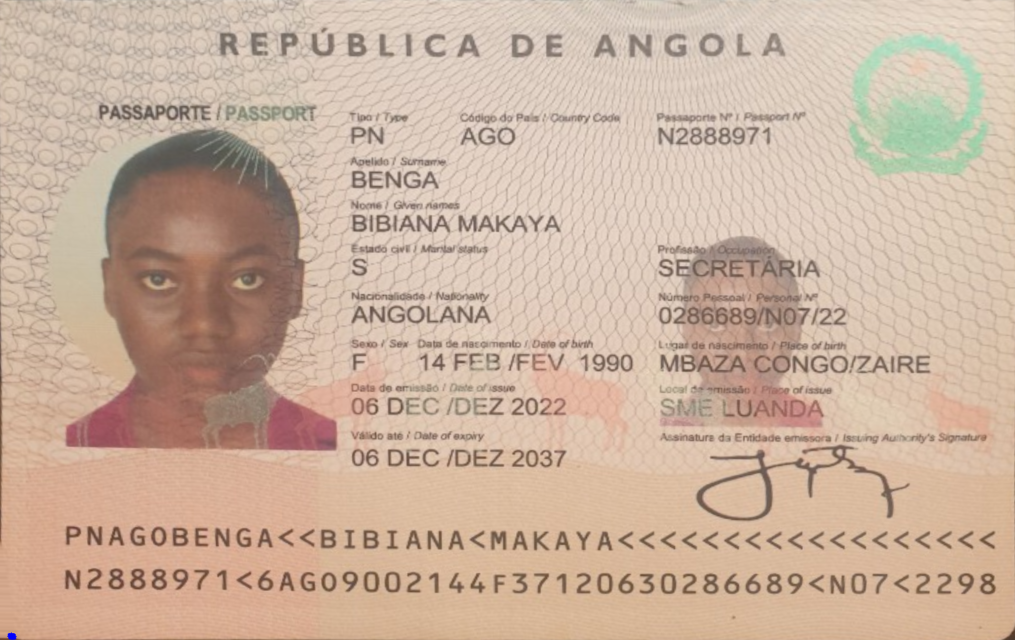
#> input picture dewarp/page_dewarp/9c3a4191d0c454302129716f5a2aca890951caa31f7aff4783e349952df3a9a9_debug_0.3_deskewed_debug_0.0_original.png, 1015 x 640 px
$ python page_dewarp.py 9c3a4191d0c454302129716f5a2aca890951caa31f7aff4783e349952df3a9a9_debug_0.3_deskewed_debug_0.0_original.png   (older library calls are emulated)
#> lines starting #> are read from the running program, lines starting #| are printed output that depends on the picture; after the words box and inside, x2 and y2 are one past the last pixel; in counts of white or black regions, pixels touching at a corner belong together
#!/usr/bin/env python
######################################################################
# page_dewarp.py - Proof-of-concept of page-dewarping based on a
# "cubic sheet" model. Requires OpenCV (version 3 or greater),
# PIL/Pillow, and scipy.optimize.
######################################################################
# Author:  Matt Zucker
# Date:    July 2016
# License: MIT License (see LICENSE.txt)
# Author2:  Martine Lapere
# aanpassingen en uitbreidingen Martine Lapere
######################################################################

import os
import sys
import datetime
import cv2
from PIL import Image
import numpy as np
import scipy.optimize
from itertools import combinations

# for some reason pylint complains about cv2 members being undefined :(
# pylint: disable=E1101

#PAGE_MARGIN_X = 50       # reduced px to ignore near L/R edge
PAGE_MARGIN_X = 25       # reduced px to ignore near L/R edge
PAGE_MARGIN_Y = 25       # reduced px to ignore near T/B edge

OUTPUT_ZOOM = 1.0        # how much to zoom output relative to *original* image
OUTPUT_DPI = 300         # just affects stated DPI of PNG, not appearance
REMAP_DECIMATE = 16      # downscaling factor for remapping image

ADAPTIVE_WINSZ = 55      # window size for adaptive threshold in reduced px

'''TEXT_MIN_WIDTH = 15      # min reduced px width of detected text contour
#TEXT_MIN_HEIGHT = 2      # min reduced px height of detected text contour
TEXT_MIN_HEIGHT = 15      # min reduced px height of detected text contour
#TEXT_MIN_ASPECT = 1.5    # filter out text contours below this w/h ratio
TEXT_MIN_ASPECT = 1    # filter out text contours below this w/h ratio
#TEXT_MAX_THICKNESS = 10  # max reduced px thickness of detected text contour
TEXT_MAX_THICKNESS = 100  # max reduced px thickness of detected text contour'''

TEXT_MIN_WIDTH = 30      # min reduced px width of detected text contour
#TEXT_MIN_HEIGHT = 2      # min reduced px height of detected text contour
TEXT_MIN_HEIGHT = 30      # min reduced px height of detected text contour
#TEXT_MIN_ASPECT = 1.5    # filter out text contours below this w/h ratio
TEXT_MIN_ASPECT = 1    # filter out text contours below this w/h ratio
#TEXT_MAX_THICKNESS = 10  # max reduced px thickness of detected text contour
TEXT_MAX_THICKNESS = 200  # max reduced px thickness of detected text contour


EDGE_MAX_OVERLAP = 1.0   # max reduced px horiz. overlap of contours in span
#EDGE_MAX_OVERLAP = 0.6   # max reduced px horiz. overlap of contours in span
#EDGE_MAX_LENGTH = 35.0  # max reduced px length of edge connecting contours
EDGE_MAX_LENGTH = 45.0  # max reduced px length of edge connecting contours
#EDGE_ANGLE_COST = 15.0   # cost of angles in edges (tradeoff vs. length)
EDGE_ANGLE_COST = 25.0   # cost of angles in edges (tradeoff vs. length)
#EDGE_MAX_ANGLE = 7.5     # maximum change in angle allowed between contours
EDGE_MAX_ANGLE = 5     # maximum change in angle allowed between contours in span

RVEC_IDX = slice(0, 3)   # index of rvec in params vector
TVEC_IDX = slice(3, 6)   # index of tvec in params vector
CUBIC_IDX = slice(6, 8)  # index of cubic slopes in params vector

SPAN_MIN_WIDTH = 15      # minimum reduced px width for span
SPAN_MIN_ELEMENT_WIDTH = 10      # minimum reduced px width for span
SPAN_PX_PER_STEP = 20    # reduced px spacing for sampling along spans

FOCAL_LENGTH = 1.2       # normalized focal length of camera

DEBUG_LEVEL = 2          # 0=none, 1=some, 2=lots, 3=all
DEBUG_OUTPUT = 'both'    # file, screen, both

WINDOW_NAME = 'Dewarp'   # Window name for visualization

# nice color palette for visualizing contours, etc.
CCOLORS = [
    (255, 0, 0),
    (255, 63, 0),
    (255, 127, 0),
    (255, 191, 0),
    (255, 255, 0),
    (191, 255, 0),
    (127, 255, 0),
    (63, 255, 0),
    (0, 255, 0),
    (0, 255, 63),
    (0, 255, 127),
    (0, 255, 191),
    (0, 255, 255),
    (0, 191, 255),
    (0, 127, 255),
    (0, 63, 255),
    (0, 0, 255),
    (63, 0, 255),
    (127, 0, 255),
    (191, 0, 255),
    (255, 0, 255),
    (255, 0, 191),
    (255, 0, 127),
    (255, 0, 63),
]

# default intrinsic parameter matrix
K = np.array([
    [FOCAL_LENGTH, 0, 0],
    [0, FOCAL_LENGTH, 0],
    [0, 0, 1]], dtype=np.float32)


def debug_show(name, step, text, display):

    if DEBUG_OUTPUT != 'screen':
        filetext = text.replace(' ', '_')
        outfile = name + '_debug_' + str(step) + '_' + filetext + '.png'
        cv2.imwrite(outfile, display)

    if DEBUG_OUTPUT != 'file':

        image = display.copy()
        height = image.shape[0]

        cv2.putText(image, text, (16, height-16),
                    cv2.FONT_HERSHEY_SIMPLEX, 1.0,
                    (0, 0, 0), 3, cv2.LINE_AA)

        cv2.putText(image, text, (16, height-16),
                    cv2.FONT_HERSHEY_SIMPLEX, 1.0,
                    (255, 255, 255), 1, cv2.LINE_AA)

        cv2.imshow(WINDOW_NAME, image)

        while cv2.waitKey(5) < 0:
            pass


# [26 lines left out: functions round_nearest_multiple, pix2norm, norm2pix, not called in this run]


def fltp(point):
    return tuple(point.astype(int).flatten())


# [89 lines left out: functions draw_correspondences, get_default_params, project_xy, project_keypoints, not called in this run]


def resize_to_screen(src, maxw=1280, maxh=700, copy=False):
## bug lapere

    height,width = src.shape[:2]

    scl_x = float(width)/maxw
    scl_y = float(height)/maxh
    #print(scl_x,scl_y, maxw, maxh)

    #scl = (np.ceil(max(scl_x, scl_y)))
    scl = (max(scl_x, scl_y))
    scl = 1
    #print(height, width, 'scaling to', scl)

    if scl > 1.0:
        inv_scl = 1.0/scl
        outw=int(width*inv_scl)
        outh=int(height*inv_scl)
        print('resized width en height',outw,outh)
        img = cv2.resize(src,(outw, outh),  cv2.INTER_AREA)
    elif copy:
        img = src.copy()
    else:
        #img = src
        img=cv2.resize(src, (0, 0), None, scl, scl, cv2.INTER_LINEAR)

    print('resized img shape,', img.shape)

    return img, scl


def box(width, height):
    return np.ones((height, width), dtype=np.uint8)


def get_page_extents(small):

    height,width,  = small.shape[:2]
    print('get_extents shape width height', width , height)

    xmin = PAGE_MARGIN_X
    ymin = PAGE_MARGIN_Y
    xmax = width-PAGE_MARGIN_X
    ymax = height-PAGE_MARGIN_Y

    page = np.zeros((height, width), dtype=np.uint8)
    cv2.rectangle(page, (xmin, ymin), (xmax, ymax), (255, 255, 255), -1)

    outline = np.array([
        [xmin, ymin],
        [xmin, ymax],
        [xmax, ymax],
        [xmax, ymin]])
    if(DEBUG_LEVEL > 3):
        print('outline page borders', outline)
        #cv2.imshow('outline page get extends', page)
        #cv2.waitKey(0)

    return page, outline


# [60 lines left out: function get_mask, not called in this run]


def interval_measure_overlap(int_a, int_b):
    return min(int_a[1], int_b[1]) - max(int_a[0], int_b[0])


# [34 lines left out: functions angle_dist, blob_mean_and_tangent, not called in this run]


class ContourInfo(object):

    # [34 lines left out: function __init__, not called in this run]

    def proj_x(self, point):
        return np.dot(self.tangent, point.flatten()-self.center)

    # [4 lines left out: function local_overlap, not called in this run]

    def get_contour(self):
        return self.contour

    def get_rect(self):
        return self.rect


# [47 lines left out: functions generate_candidate_edge, make_tight_mask, not called in this run]


def get_contours(name, small, pagemask, masktype, DEBUG_LEVEL=3):

    TEXT_MIN_WIDTH = 30      # min reduced px width of detected text contour
    #TEXT_MIN_HEIGHT = 2      # min reduced px height of detected text contour
    TEXT_MIN_HEIGHT = 30      # min reduced px height of detected text contour
    #TEXT_MIN_ASPECT = 1.5    # filter out text contours below this w/h ratio
    TEXT_MIN_ASPECT = 1    # filter out text contours below this w/h ratio
    #TEXT_MAX_THICKNESS = 10  # max reduced px thickness of detected text contour
    TEXT_MAX_THICKNESS = small.shape[0]/5 # max reduced px thickness of detected text contour

    print('TEXT_MAX_THICKNESS', TEXT_MAX_THICKNESS)


    pagem, page_outline = get_page_extents(small)
    print('pagem and pagemask and small in dewarp', pagem.shape,pagemask.shape, small.shape)
    #mask = get_mask(name, small, pagemask, masktype, DEBUG_LEVEL=4)
    #mask=np.minimum(pagem,pagemask)
    mask=pagemask
    #mask=pagem
    # some remaining small x artifacts
    DEBUG_LEVEL=2
    if (DEBUG_LEVEL>3):
        cv2.imshow('mask for contours in page_dewarp', mask)
        cv2.waitKey(0)


    #_, contours, _ = cv2.findContours(mask, cv2.RETR_EXTERNAL,cv2.CHAIN_APPROX_NONE)
    #contours,hierachy=cv2.findContours(thresh,cv2.RETR_TREE,cv2.CHAIN_APPROX_SIMPLE)
    contours,hierachy = cv2.findContours(mask, cv2.RETR_EXTERNAL,cv2.CHAIN_APPROX_NONE)

    contours_out = []
    #print(contours)

    for contour in contours:


        rect = cv2.boundingRect(contour)

        xmin, ymin, width, height = rect
        '''ymin= np.maximum(0,ymin-3)
        height+=3
        xmin-=4
        width+=4'''
        rect=(xmin, ymin, width, height)
        #print('rect from contour', rect)

        ## patch


        if (width < TEXT_MIN_WIDTH or
                height < TEXT_MIN_HEIGHT or
                width < TEXT_MIN_ASPECT*height or
                height > TEXT_MAX_THICKNESS):
            continue
        #print('contour rect', rect)

        ## ymin seems too big
        start_point=(xmin,ymin)
        end_point=(xmin+width,ymin+height)
        color = (255, 0, 0)
        thickness=2

        ############

        #cnt = contours[4]
        #cv2.drawContours(mask, [contour], 0, (0,255,0), 3)
        #cv2.drawContours(small, [contour], 0, (0,255,255), 1)

        tight_mask = make_tight_mask(contour, xmin, ymin, width, height)#????


        if tight_mask.sum(axis=0).max() > TEXT_MAX_THICKNESS:
            continue
        #cv2.rectangle(small, start_point, end_point, color, thickness)
        contours_out.append(ContourInfo(contour, rect, tight_mask))


    if DEBUG_LEVEL >= 3:
        visualize_contours(name, small, contours_out)
    #cv2.imshow('contour detection', small)
    #cv2.waitKey(0)

    return contours_out


def assemble_spans(name, small, pagemask, cinfo_list, DEBUG_LEVEL=3):

    # sort list volgens de y waarde
    cinfo_list = sorted(cinfo_list, key=lambda cinfo: cinfo.rect[1])

    # generate all candidate edges
    candidate_edges = []

    for i, cinfo_i in enumerate(cinfo_list):
        #print('span for rect ', i, cinfo_i.rect)
        #Voor alle voorgaande (kleinere y)
        for j in range(i):
            # note e is of the form (score, left_cinfo, right_cinfo)
            edge = generate_candidate_edge(cinfo_i, cinfo_list[j])
            if edge is not None:
                candidate_edges.append(edge)
                if(DEBUG_LEVEL>3):
                    print('edge added',j, edge[1].get_rect(),  edge[2].get_rect())

    # sort candidate edges by score (lower is better)
    candidate_edges.sort()

    # for each candidate edge
    for _, cinfo_a, cinfo_b in candidate_edges:
        # if left and right are unassigned, join them
        if cinfo_a.succ is None and cinfo_b.pred is None:
            cinfo_a.succ = cinfo_b
            cinfo_b.pred = cinfo_a

    # generate list of spans as output
    spans = []

    # until we have removed everything from the list
    while cinfo_list:

        # get the first on the list
        cinfo = cinfo_list[0]
        #print('cinfo rect', cinfo.get_rect())

        # keep following predecessors until none exists
        while cinfo.pred:
            cinfo = cinfo.pred

        # start a new span
        cur_span = []

        width = 0.0

        # follow successors til end of span
        while cinfo:
            # remove from list (sadly making this loop *also* O(n^2)
            cinfo_list.remove(cinfo)


            # add to span
            cur_span.append(cinfo)

            #print('cur_span lengths',len(cinfo_list),'>',len(cur_span))
            width += cinfo.local_xrng[1] - cinfo.local_xrng[0]

            # set successor
            cinfo = cinfo.succ

        # add if long enough
        if width > SPAN_MIN_WIDTH:
            spans.append(cur_span)


    if DEBUG_LEVEL >= 3:
        visualize_spans(name, small, pagemask, spans)

    return spans


# [182 lines left out: functions sample_spans, merge_span, merge_span_rect, keypoints_from_samples, visualize_contours, not called in this run]


def visualize_spans(name, small, pagemask, spans, DEBUG_LEVEL=2):

    regions = np.zeros_like(small)

    for i, span in enumerate(spans):
        contours = [cinfo.contour for cinfo in span]
        cv2.drawContours(regions, contours, -1,
                         CCOLORS[i*3 % len(CCOLORS)], -1)

    mask = (regions.max(axis=2) != 0)
    display = small.copy()
    display[mask] = (display[mask]/2) + (regions[mask]/2)
    display[pagemask == 0] = np.round(display[pagemask == 0]/ 4)
    #print('output span image', name)

    debug_show(name, 2, 'spans', display)


# [29 lines left out: function visualize_span_points, not called in this run]


def imgsize(img):
    height, width = img.shape[:2]
    return '{}x{}'.format(width, height)


# [126 lines left out: functions make_keypoint_index, optimize_params, get_page_dims, remap_image, not called in this run]


def main():

    if len(sys.argv) < 2:
        print ('usage:', sys.argv[0], 'IMAGE1 [IMAGE2 ...]')
        sys.exit(0)

    if DEBUG_LEVEL > 0 and DEBUG_OUTPUT != 'file':
        cv2.namedWindow(WINDOW_NAME)

    outfiles = []

    for imgfile in sys.argv[1:]:

        img = cv2.imread(imgfile)
#> img is the input picture: shape (640, 1015, 3); mean B, G, R 158.6, 177.7, 202.9
        print(imgfile)

        small, resize_to_screen_ratio = resize_to_screen(img)
#| resized img shape, (640, 1015, 3)
#> resize_to_screen_ratio = 1
        basename = os.path.basename(imgfile)
        name, _ = os.path.splitext(basename)

        print ('loaded', basename, 'with size', imgsize(img),)
#| loaded 9c3a4191d0c454302129716f5a2aca890951caa31f7aff4783e349952df3a9a9_debug_0.3_deskewed_debug_0.0_original.png with size 1015x640
        print ('and resized to', imgsize(small))
#| and resized to 1015x640

        if DEBUG_LEVEL >= 3:
            debug_show(name, 0.0, 'original', small)
        print('small image size', small.shape)
#| small image size (640, 1015, 3)

        pagemask, page_outline = get_page_extents(small)
#| get_extents shape width height 1015 640
#> in get_page_extents, `cv2.rectangle(page, (xmin, ymin), (xmax, ymax), (255, 255, 255), -1)`:
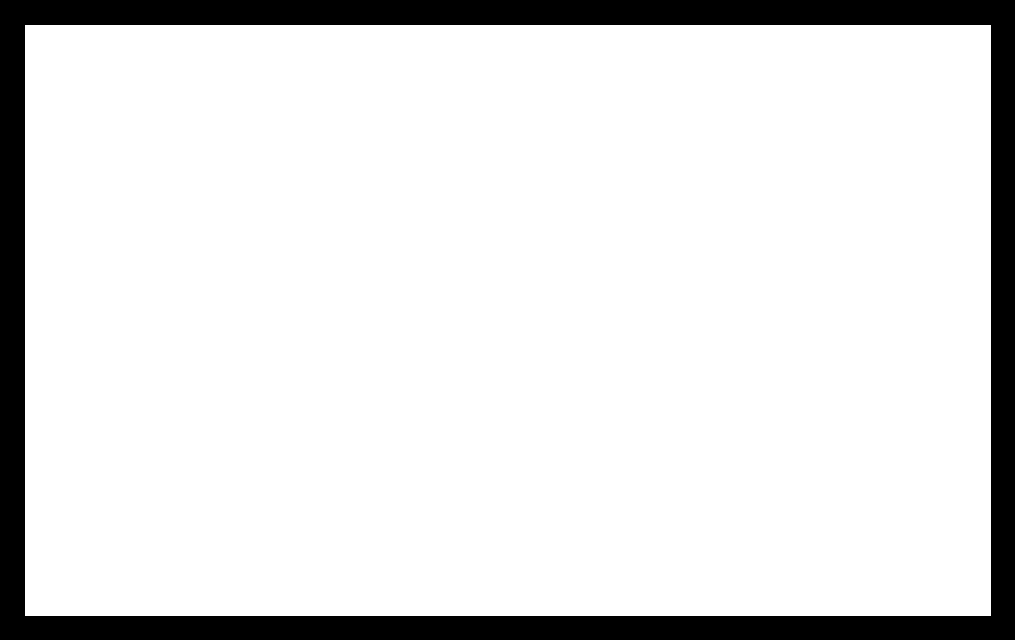
#> page: shape (640, 1015); 87.9% white; 1 black region
#> page_outline = [[25, 25], [25, 615], [990, 615], [990, 25]]
        #cv2.imshow('pagemask', pagemask)
        print('small image size',small.shape)
#| small image size (640, 1015, 3)
        cinfo_list = get_contours(name, small, pagemask, 'text')
#| TEXT_MAX_THICKNESS 128.0
#| get_extents shape width height 1015 640
#| pagem and pagemask and small in dewarp (640, 1015) (640, 1015) (640, 1015, 3)
#> in get_contours, `contours,hierachy = cv2.findContours(mask, cv2.RETR_EXTERNAL,cv2.CHAIN..`: contours = 1 contour; box (x1, y1, x2, y2) and area: (25, 25, 991, 616) 569350
#> the loop in get_contours, `for contour in contours:  ` made 1 pass
#> (xmin, ymin, width, height) on pass 1: (25, 25, 966, 591)
#> after the loop in get_contours, `for contour in contours:`: contours_out = []
#> cinfo_list = []

        print('cinfo_list contour ',cinfo_list )
#| cinfo_list contour  []

        spans = assemble_spans(name, small, pagemask, cinfo_list)
#> in visualize_spans, `display[pagemask == 0] = np.round(display[pagemask == 0]/ 4)`:
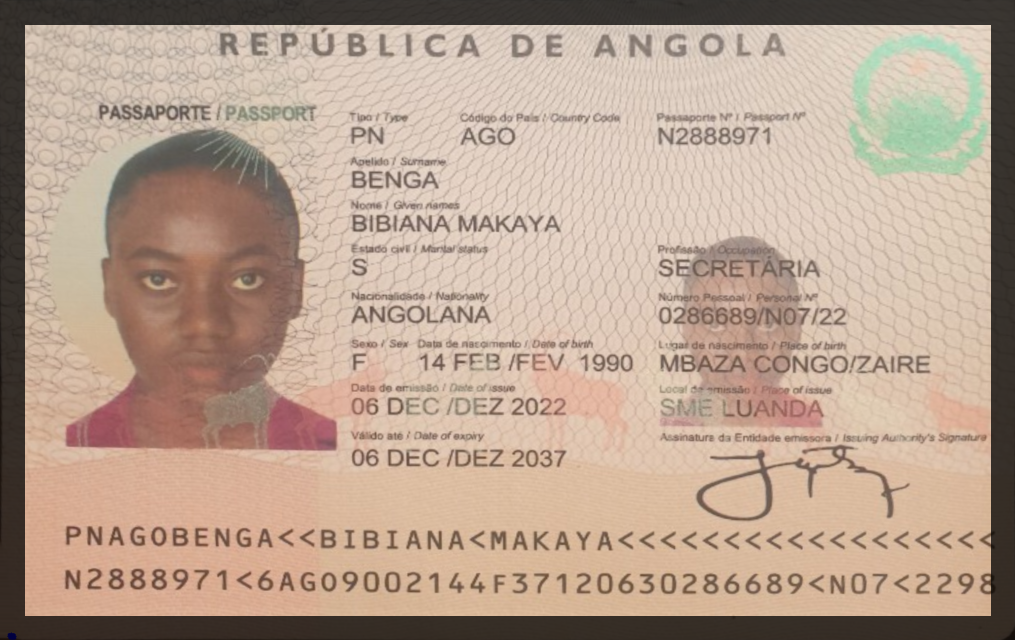
#> display: shape (640, 1015, 3); 12.11% of pixels changed, all inside (x1, y1, x2, y2) = (0, 0, 1015, 640)
#> in debug_show, `cv2.putText(image, text, (16, height-16), cv2.FONT_HERSHEY_SIMPLEX, 1...`:
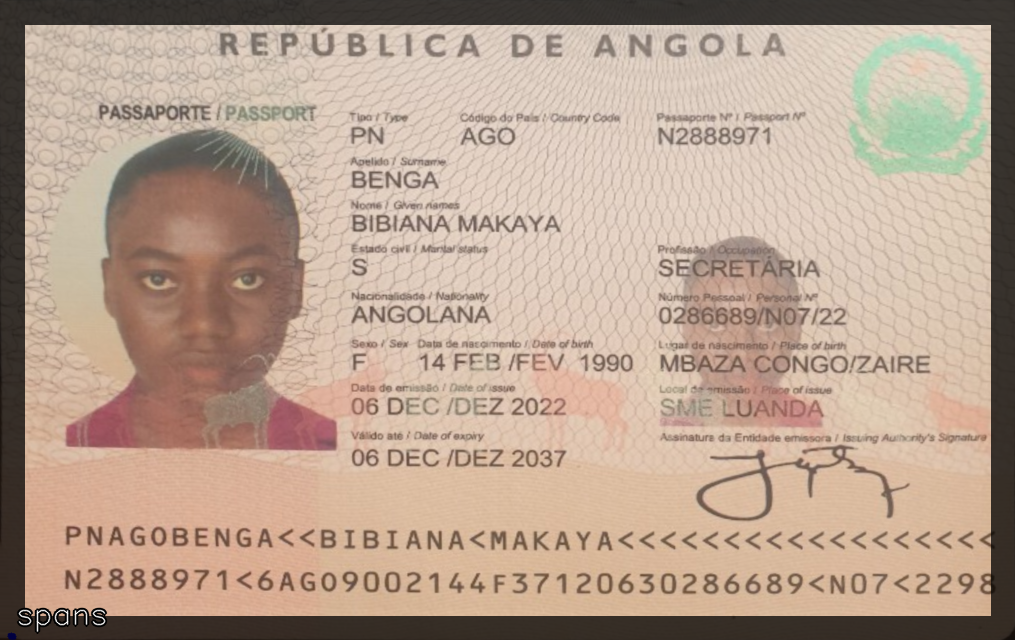
#> image: shape (640, 1015, 3); mean B, G, R 143.6, 160.7, 183.4
#> (key Esc is pressed here)
#> spans = []
        #print('spans', spans)


        if len(spans) < 3:
            print ('  detecting lines because only', len(spans), 'text spans')
#|   detecting lines because only 0 text spans
            cinfo_list = get_contours(name, small, pagemask, 'line')
#| TEXT_MAX_THICKNESS 128.0
#| get_extents shape width height 1015 640
#| pagem and pagemask and small in dewarp (640, 1015) (640, 1015) (640, 1015, 3)
#> the loop in get_contours (call 2), `for contour in contours:  ` made 1 pass
            spans2 = assemble_spans(name, small, pagemask, cinfo_list)
#> (key Enter is pressed here)
#> spans2 = []
            if len(spans2) > len(spans):
                spans = spans2

        if len(spans) < 1:
            print ('skipping', name, 'because only', len(spans), 'spans')
#| skipping 9c3a4191d0c454302129716f5a2aca890951caa31f7aff4783e349952df3a9a9_debug_0.3_deskewed_debug_0.0_original because only 0 spans
            continue

        span_points = sample_spans(small.shape, spans)

        print ('  got', len(spans), 'spans',)
        print ('with', sum([len(pts) for pts in span_points]), 'points.')

        corners, ycoords, xcoords = keypoints_from_samples(name, small,
                                                           pagemask,
                                                           page_outline,
                                                           span_points)

        rough_dims, span_counts, params = get_default_params(corners,
                                                             ycoords, xcoords)

        dstpoints = np.vstack((corners[0].reshape((1, 1, 2)),) +
                              tuple(span_points))

        params = optimize_params(name, small,
                                 dstpoints,
                                 span_counts, params)

        page_dims = get_page_dims(corners, rough_dims, params)

        outfile = remap_image(name, img, small, page_dims, params)

        outfiles.append(outfile)

        print ('  wrote', outfile)
        print

    print ('to convert to PDF (requires ImageMagick):')
    print ('  convert -compress Group4 ' + ' '.join(outfiles) + ' output.pdf')


if __name__ == '__main__':
    main()
